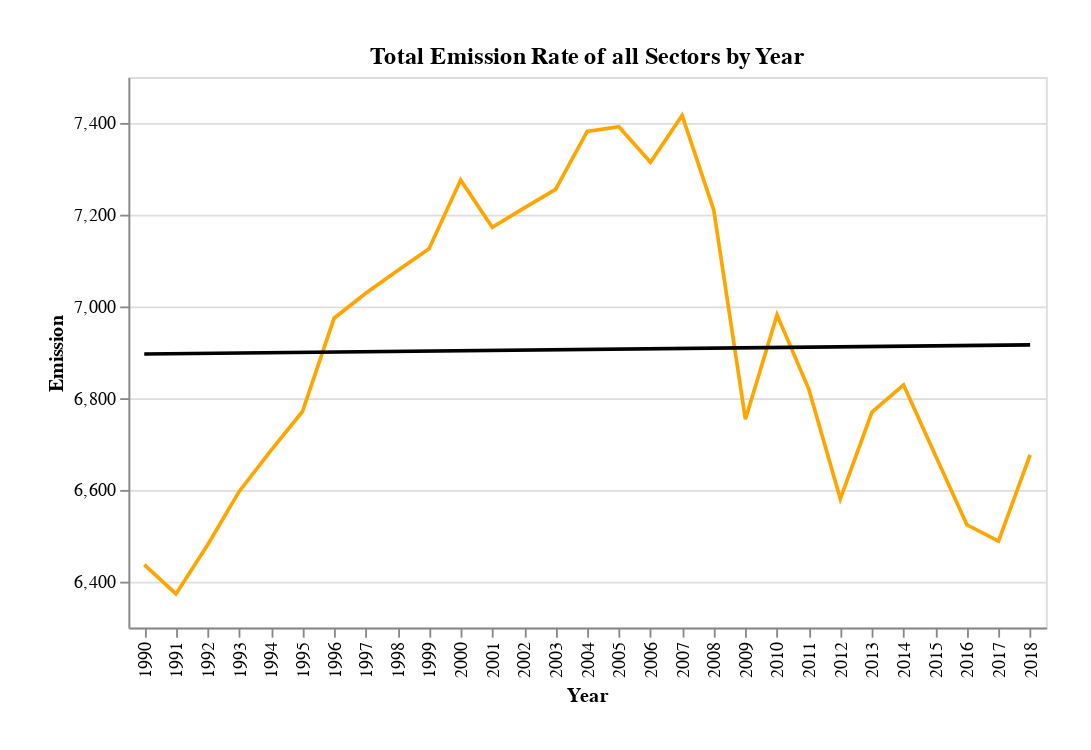

The cell this chart's notebook holds for it:
### Code cell
emisTotal = MAIN_GRID[1][2]
emisTotal = transformDf(emisTotal)

for idx, row in emisTotal.iterrows():
    if row["Sector"] != "Total":
        emisTotal = emisTotal.drop([idx])

chart = alt.Chart(emisTotal).mark_line(color="orange").encode(
    x=alt.X('Year:O', scale=alt.Scale(zero=False)),
    y=alt.Y('Emission:Q', scale=alt.Scale(zero=False))
).properties(
    title="Total Emission Rate of all Sectors by Year",
    height=HEIGHT,
    width=WIDTH
)

chart = chart + chart.transform_regression("Year", "Emission").mark_line(color="black")

alt.layer(chart).configure(
    padding={"left": PAD, "top": PAD, "right": PAD, "bottom": PAD}
)

### Figure 1 — Vega-Lite specification as saved in the notebook (floating-point values rounded to 4 significant figures)
{"config": {"view": {"continuousWidth": 400, "continuousHeight": 300}, "padding": {"left": 25, "top": 25, "right": 25, "bottom": 25}}, "layer": [{"layer": [{"mark": {"type": "line", "color": "orange"}, "encoding": {"x": {"type": "ordinal", "field": "Year", "scale": {"zero": false}}, "y": {"type": "quantitative", "field": "Emission", "scale": {"zero": false}}}, "height": 300, "title": "Total Emission Rate of all Sectors by Year", "width": 500}, {"mark": {"type": "line", "color": "black"}, "encoding": {"x": {"type": "ordinal", "field": "Year", "scale": {"zero": false}}, "y": {"type": "quantitative", "field": "Emission", "scale": {"zero": false}}}, "height": 300, "title": "Total Emission Rate of all Sectors by Year", "transform": [{"on": "Year", "regression": "Emission"}], "width": 500}]}], "data": {"name": "data-6b3d512603993f3b8f7fa0e7effdc64d"}, "$schema": "https://vega.github.io/schema/vega-lite/v4.8.1.json", "datasets": {"data-6b3d512603993f3b8f7fa0e7effdc64d": [{"Year": "1990", "Sector": "Total", "Emission": 6437.0}, {"Year": "1991", "Sector": "Total", "Emission": 6373.0}, {"Year": "1992", "Sector": "Total", "Emission": 6480.0}, {"Year": "1993", "Sector": "Total", "Emission": 6597.0}, {"Year": "1994", "Sector": "Total", "Emission": 6686.0}, {"Year": "1995", "Sector": "Total", "Emission": 6771.0}, {"Year": "1996", "Sector": "Total", "Emission": 6974.0}, {"Year": "1997", "Sector": "Total", "Emission": 7029.0}, {"Year": "1998", "Sector": "Total", "Emission": 7078.0}, {"Year": "1999", "Sector": "Total", "Emission": 7126.0}, {"Year": "2000", "Sector": "Total", "Emission": 7275.0}, {"Year": "2001", "Sector": "Total", "Emission": 7172.0}, {"Year": "2002", "Sector": "Total", "Emission": 7214.0}, {"Year": "2003", "Sector": "Total", "Emission": 7255.0}, {"Year": "2004", "Sector": "Total", "Emission": 7382.0}, {"Year": "2005", "Sector": "Total", "Emission": 7392.0}, {"Year": "2006", "Sector": "Total", "Emission": 7314.0}, {"Year": "2007", "Sector": "Total", "Emission": 7416.0}, {"Year": "2008", "Sector": "Total", "Emission": 7210.0}, {"Year": "2009", "Sector": "Total", "Emission": 6754.0}, {"Year": "2010", "Sector": "Total", "Emission": 6982.0}, {"Year": "2011", "Sector": "Total", "Emission": 6821.0}, {"Year": "2012", "Sector": "Total", "Emission": 6581.0}, {"Year": "2013", "Sector": "Total", "Emission": 6770.0}, {"Year": "2014", "Sector": "Total", "Emission": 6829.0}, {"Year": "2015", "Sector": "Total", "Emission": 6676.0}, {"Year": "2016", "Sector": "Total", "Emission": 6524.0}, {"Year": "2017", "Sector": "Total", "Emission": 6488.0}, {"Year": "2018", "Sector": "Total", "Emission": 6677.0}]}}
